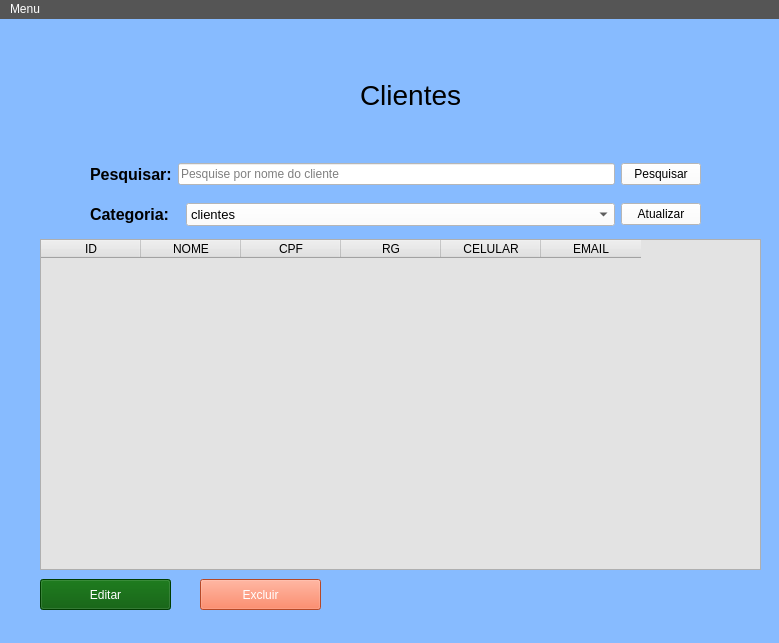
<?xml version="1.0" encoding="UTF-8"?>
<ui version="4.0">
 <class>VerClientes</class>
 <widget class="QMainWindow" name="VerClientes">
  <property name="geometry">
   <rect>
    <x>0</x>
    <y>0</y>
    <width>779</width>
    <height>643</height>
   </rect>
  </property>
  <property name="windowTitle">
   <string>Lista de Clientes</string>
  </property>
  <property name="styleSheet">
   <string notr="true">background-color: rgb(135, 187, 255);</string>
  </property>
  <widget class="QWidget" name="centralwidget">
   <widget class="QLabel" name="lbTitulo">
    <property name="geometry">
     <rect>
      <x>360</x>
      <y>60</y>
      <width>101</width>
      <height>31</height>
     </rect>
    </property>
    <property name="font">
     <font>
      <pointsize>21</pointsize>
      <weight>50</weight>
      <italic>false</italic>
      <bold>false</bold>
     </font>
    </property>
    <property name="styleSheet">
     <string notr="true">font:&quot;Segoe UI&quot;;</string>
    </property>
    <property name="text">
     <string>Clientes</string>
    </property>
   </widget>
   <widget class="QLabel" name="lbResposta">
    <property name="geometry">
     <rect>
      <x>140</x>
      <y>450</y>
      <width>341</width>
      <height>20</height>
     </rect>
    </property>
    <property name="styleSheet">
     <string notr="true">color: rgb(4, 4, 4);
font: 75 11pt &quot;MS Shell Dlg 2&quot;;</string>
    </property>
    <property name="text">
     <string/>
    </property>
    <property name="alignment">
     <set>Qt::AlignCenter</set>
    </property>
   </widget>
   <widget class="QTableWidget" name="tableWidget">
    <property name="geometry">
     <rect>
      <x>40</x>
      <y>220</y>
      <width>721</width>
      <height>331</height>
     </rect>
    </property>
    <property name="styleSheet">
     <string notr="true">font: 75 10pt &quot;MS Shell Dlg 2&quot;;
background-color: rgb(227, 227, 227);
</string>
    </property>
    <property name="lineWidth">
     <number>1</number>
    </property>
    <property name="gridStyle">
     <enum>Qt::SolidLine</enum>
    </property>
    <attribute name="horizontalHeaderMinimumSectionSize">
     <number>39</number>
    </attribute>
    <column>
     <property name="text">
      <string>ID</string>
     </property>
     <property name="font">
      <font>
       <weight>50</weight>
       <bold>false</bold>
      </font>
     </property>
    </column>
    <column>
     <property name="text">
      <string>NOME</string>
     </property>
    </column>
    <column>
     <property name="text">
      <string>CPF</string>
     </property>
    </column>
    <column>
     <property name="text">
      <string>RG</string>
     </property>
    </column>
    <column>
     <property name="text">
      <string>CELULAR</string>
     </property>
    </column>
    <column>
     <property name="text">
      <string>EMAIL</string>
     </property>
    </column>
   </widget>
   <widget class="QWidget" name="horizontalLayoutWidget">
    <property name="geometry">
     <rect>
      <x>90</x>
      <y>180</y>
      <width>611</width>
      <height>31</height>
     </rect>
    </property>
    <layout class="QHBoxLayout" name="horizontalLayout">
     <item>
      <widget class="QLabel" name="lbCategoria">
       <property name="maximumSize">
        <size>
         <width>90</width>
         <height>16777215</height>
        </size>
       </property>
       <property name="font">
        <font>
         <pointsize>12</pointsize>
         <weight>75</weight>
         <bold>true</bold>
        </font>
       </property>
       <property name="text">
        <string>Categoria:</string>
       </property>
      </widget>
     </item>
     <item>
      <widget class="QComboBox" name="cbCategoria">
       <property name="maximumSize">
        <size>
         <width>10000000</width>
         <height>16777215</height>
        </size>
       </property>
       <property name="font">
        <font>
         <family>MS Shell Dlg 2</family>
         <pointsize>10</pointsize>
         <weight>9</weight>
         <italic>false</italic>
         <bold>false</bold>
        </font>
       </property>
       <property name="styleSheet">
        <string notr="true">background-color: rgb(255, 255, 255);
font: 75 10pt &quot;MS Shell Dlg 2&quot;;</string>
       </property>
       <item>
        <property name="text">
         <string>clientes</string>
        </property>
       </item>
      </widget>
     </item>
     <item>
      <widget class="QPushButton" name="btnAtualizar">
       <property name="maximumSize">
        <size>
         <width>80</width>
         <height>16777215</height>
        </size>
       </property>
       <property name="styleSheet">
        <string notr="true">font: 10pt &quot;MS Shell Dlg 2&quot;;
background-color: rgb(255, 255, 255);
color: rgb(0, 0, 0);</string>
       </property>
       <property name="text">
        <string>Atualizar</string>
       </property>
      </widget>
     </item>
    </layout>
   </widget>
   <widget class="QWidget" name="horizontalLayoutWidget_2">
    <property name="geometry">
     <rect>
      <x>90</x>
      <y>140</y>
      <width>611</width>
      <height>31</height>
     </rect>
    </property>
    <layout class="QHBoxLayout" name="horizontalLayout_2">
     <item>
      <widget class="QLabel" name="lbPesquisar">
       <property name="maximumSize">
        <size>
         <width>100</width>
         <height>16777215</height>
        </size>
       </property>
       <property name="font">
        <font>
         <pointsize>12</pointsize>
         <weight>75</weight>
         <bold>true</bold>
        </font>
       </property>
       <property name="text">
        <string>Pesquisar:</string>
       </property>
      </widget>
     </item>
     <item>
      <widget class="QLineEdit" name="inputPesquisa">
       <property name="maximumSize">
        <size>
         <width>450</width>
         <height>16777215</height>
        </size>
       </property>
       <property name="styleSheet">
        <string notr="true">background-color: rgb(255, 255, 255);
font: 10pt &quot;MS Shell Dlg 2&quot;;</string>
       </property>
       <property name="text">
        <string/>
       </property>
       <property name="placeholderText">
        <string>Pesquise por nome do cliente</string>
       </property>
      </widget>
     </item>
     <item>
      <widget class="QPushButton" name="btnPesquisar">
       <property name="maximumSize">
        <size>
         <width>80</width>
         <height>16777215</height>
        </size>
       </property>
       <property name="styleSheet">
        <string notr="true">font: 10pt &quot;MS Shell Dlg 2&quot;;
background-color: rgb(255, 255, 255);
color: rgb(0, 0, 0);</string>
       </property>
       <property name="text">
        <string>Pesquisar</string>
       </property>
      </widget>
     </item>
    </layout>
   </widget>
   <widget class="QPushButton" name="btnExcluir">
    <property name="geometry">
     <rect>
      <x>200</x>
      <y>560</y>
      <width>121</width>
      <height>31</height>
     </rect>
    </property>
    <property name="maximumSize">
     <size>
      <width>200</width>
      <height>16777215</height>
     </size>
    </property>
    <property name="styleSheet">
     <string notr="true">font: 10pt &quot;MS Shell Dlg 2&quot;;
background-color: rgb(255, 102, 56);
color: rgb(255, 255, 255);</string>
    </property>
    <property name="text">
     <string>Excluir</string>
    </property>
   </widget>
   <widget class="QPushButton" name="btnEditar">
    <property name="geometry">
     <rect>
      <x>40</x>
      <y>560</y>
      <width>131</width>
      <height>31</height>
     </rect>
    </property>
    <property name="maximumSize">
     <size>
      <width>200</width>
      <height>16777215</height>
     </size>
    </property>
    <property name="styleSheet">
     <string notr="true">font: 10pt &quot;MS Shell Dlg 2&quot;;
background-color: rgb(0, 85, 0);
color: rgb(255, 255, 255);</string>
    </property>
    <property name="text">
     <string>Editar</string>
    </property>
   </widget>
  </widget>
  <widget class="QMenuBar" name="menuBar">
   <property name="geometry">
    <rect>
     <x>0</x>
     <y>0</y>
     <width>779</width>
     <height>22</height>
    </rect>
   </property>
   <property name="styleSheet">
    <string notr="true">background-color: rgb(85, 85, 85);
color: rgb(255, 255, 255);
font: 75 10pt &quot;MS Shell Dlg 2&quot;;
selection-color: rgb(123, 255, 138);
selection-background-color: rgb(12, 12, 12);</string>
   </property>
   <widget class="QMenu" name="menuHome">
    <property name="title">
     <string>Menu</string>
    </property>
    <addaction name="actionTelaPrincipal"/>
   </widget>
   <addaction name="menuHome"/>
  </widget>
  <action name="actionCadastrar">
   <property name="text">
    <string>Cadastrar</string>
   </property>
  </action>
  <action name="actionVisualizar">
   <property name="text">
    <string>Visualizar</string>
   </property>
  </action>
  <action name="actionTelaPrincipal">
   <property name="text">
    <string>Tela Inicial</string>
   </property>
  </action>
 </widget>
 <resources/>
 <connections/>
</ui>
